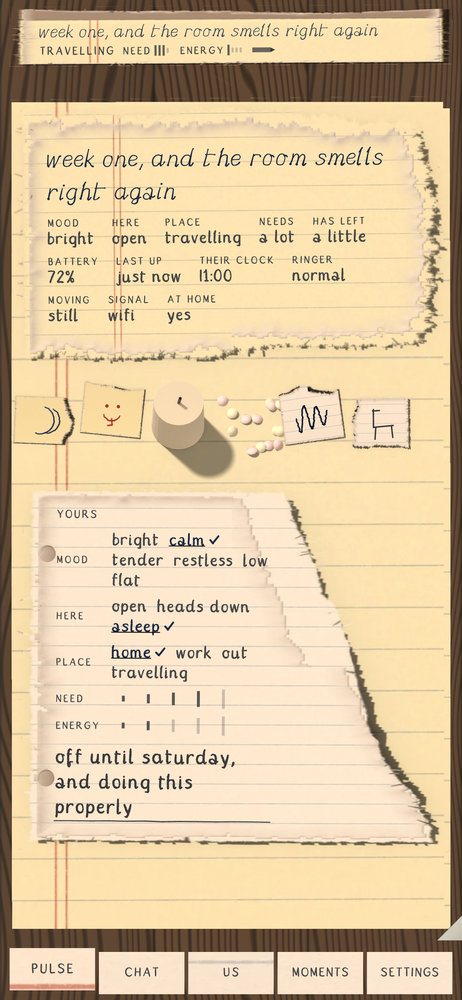
#> input picture evidence/01_pulse.png, 462 x 1000 px, shrunk from 1440 x 3120 before the run; its folder holds only this picture in this run
$ python deckle.py ../../evidence/01_pulse.png
#> lines starting #> are read from the running program, lines starting #| are printed output that depends on the picture; after the words box and inside, x2 and y2 are one past the last pixel; in counts of white or black regions, pixels touching at a corner belong together
#!/usr/bin/env python3
"""How rough a torn edge actually is on the glass, against the render it came from.

    python3 tools/check/deckle.py --out evidence/logs/deckle.json
    python3 tools/check/deckle.py evidence/02_chat.png

A material critic traced every paper/wood boundary run of 300 columns or more in the stills, high-
passed it over 31 columns and found rms 0.20 to 2.71 px, median 0.71, with 13 of 22 edges under one
pixel — "the torn edges are very nearly straight". That is a measurement of the fibres, not of the
overall wander: a tear's identity is in the fine scale, and a high-pass over 31 columns is where it
lives.

The mechanism it is measuring is the nine-patch. A piece's tear is drawn as four corners at their
rendered size with the middle band *stretched* across whatever is left, so on a piece much wider
than the band the fibres in the middle are smeared out to a quarter of their frequency and a
high-pass stops seeing them. The corners keep theirs. So this reports the roughness of each edge
*and* of its own middle third against its own outer thirds, which is the signature of a stretched
centre slice rather than of a smooth tear.

The control is the masks themselves: the same measurement on the alpha boundary of every packed
tear render, at the scale the render was made. That is the roughness the material actually has, and
anything on the glass is being compared against it rather than against a number somebody chose.
"""
import argparse
import glob
import json
import os
import sys

import numpy as np
from PIL import Image

ROOT = os.path.dirname(os.path.dirname(os.path.dirname(os.path.abspath(__file__))))
EVIDENCE = os.path.join(ROOT, "evidence")
TEARS = os.path.join(ROOT, "app", "assets", "tears")


def _highpass(y, window=31):
    """The edge with everything slower than [window] columns taken out of it."""
    if len(y) < window * 2:
        return np.zeros(0)
    k = np.ones(window) / window
    smooth = np.convolve(y, k, mode="same")
    edge = window // 2
    return (y - smooth)[edge:-edge]


# [21 lines left out: function _runs, not called in this run]


def _thirds(y, window=31):
    """rms of the middle third against the outer thirds — a stretched centre slice shows here."""
    n = len(y)
    if n < window * 4:
        return None
    a, b = n // 3, 2 * n // 3
    mid = _highpass(y[a:b], window)
    out = np.concatenate([_highpass(y[:a], window), _highpass(y[b:], window)])
    if not len(mid) or not len(out):
        return None
    return {"middle_third": round(float(np.sqrt((mid ** 2).mean())), 3),
            "outer_thirds": round(float(np.sqrt((out ** 2).mean())), 3)}


def _sheets(paper, min_len):
    """Every connected patch of paper wide enough to have an edge worth measuring, top and bottom.

    Taking the first pale row of each column over the whole frame finds one edge — the topmost
    sheet — and every other piece on the desk goes unmeasured. Each sheet is its own component.
    """
    try:
        from scipy import ndimage
    except Exception:
        return []
    lab, n = ndimage.label(paper)
    out = []
    for i in range(1, n + 1):
        ys, xs = np.where(lab == i)
        if len(xs) < min_len * 4:
            continue
        x0, x1 = xs.min(), xs.max()
        if x1 - x0 + 1 < min_len:
            continue
        sub = lab[:, x0:x1 + 1] == i
        top = np.full(x1 - x0 + 1, -1.0)
        bottom = np.full(x1 - x0 + 1, -1.0)
        for k in range(sub.shape[1]):
            col = np.flatnonzero(sub[:, k])
            if len(col):
                top[k], bottom[k] = col[0], col[-1]
        for edge in (top, bottom):
            good = edge >= 0
            if good.sum() >= min_len:
                out.append(edge[good])
    return out


def edges_in(path, window=31, min_len=300):
#> called with path = '../../evidence/01_pulse.png', window = 31, min_len = 300
    a = np.asarray(Image.open(path).convert("RGB")).astype(np.float32)
    lum = 0.2126 * a[..., 0] + 0.7152 * a[..., 1] + 0.0722 * a[..., 2]
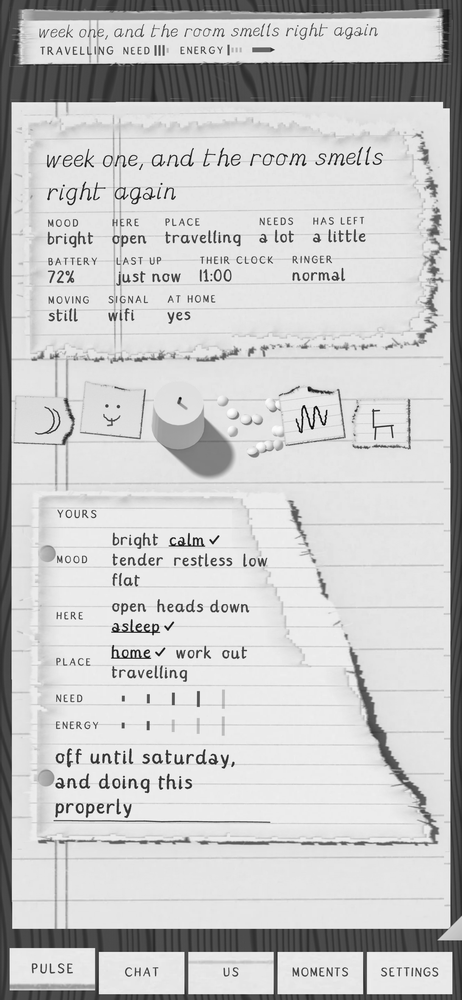
#> lum: shape (1000, 462) float32; min 0.213, max 253.9, mean 200.1
    paper = lum > 150.0          # paper is pale, the desk is not
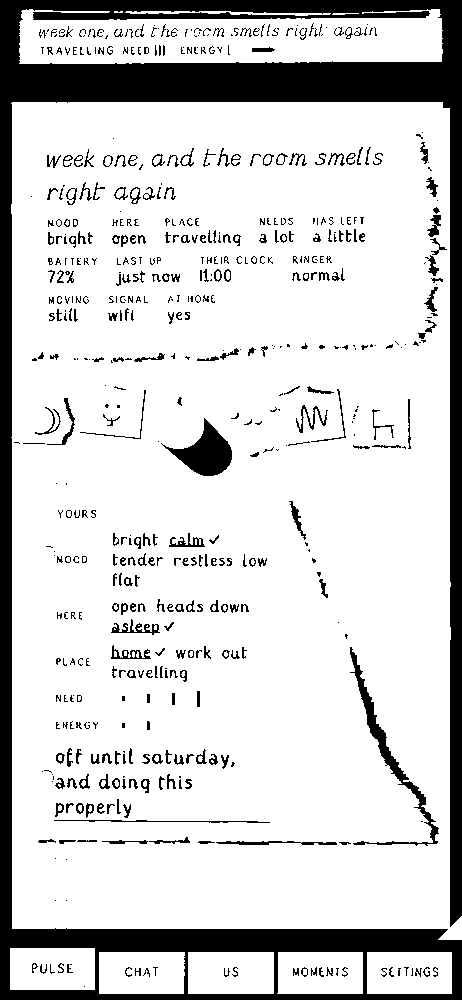
#> paper: shape (1000, 462) bool; 82.4% white; 578 black regions (277 under 20 px), largest, box (x1, y1, x2, y2) and area: (0, 0, 462, 1000) 62000, (161, 418, 232, 476) 1821, (350, 647, 439, 846) 1749
    rows = []
    for y in _sheets(paper, min_len) or _runs(paper, min_len):
#> in _sheets, `lab, n = ndimage.label(paper)`:
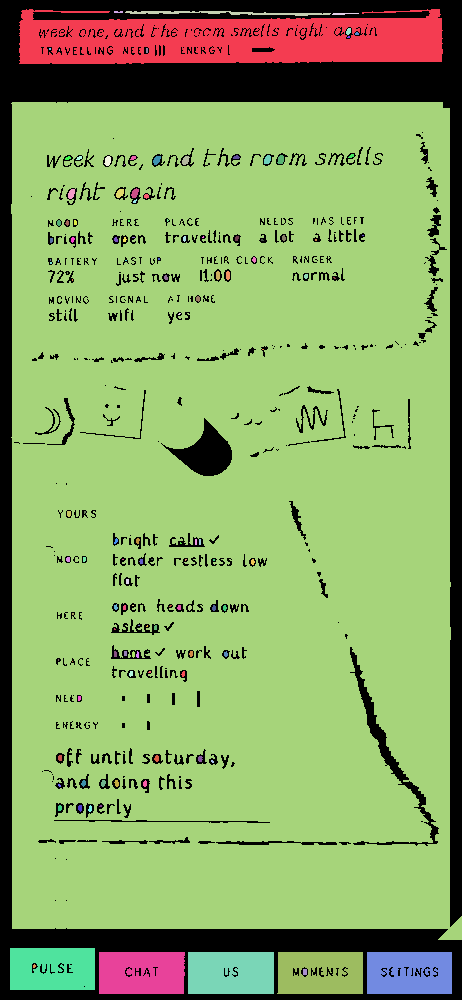
#> lab: shape (1000, 462) int32; 130 distinct labels, from 0 to 129; one colour per label, 0 black
#> in _sheets, `lab, n = ndimage.label(paper)`: n = 129
        hp = _highpass(y, window)
        if not len(hp):
            continue
        rows.append({
            "columns": int(len(y)),
            "rms_px": round(float(np.sqrt((hp ** 2).mean())), 3),
            "wander_px": round(float(y.max() - y.min()), 1),
            "thirds": _thirds(y, window),
        })
#> this loop made 4 passes
#> after the loop, rows = 4 items
    rows.sort(key=lambda r: r["rms_px"])
    return rows


def the_material(window=31, min_len=300, limit=24):
    """The same measurement on the renders, which is the roughness the material has."""
    rows = []
    for f in sorted(glob.glob(os.path.join(TEARS, "tear_*.webp")))[:limit * 4]:
        b = os.path.basename(f)
        if "_edge" in b or "_shadow" in b or "_dusk" in b:
            continue
        im = Image.open(f).convert("RGBA")
        alpha = np.asarray(im)[..., 3].astype(np.float32)
        for y in _runs(alpha > 128, min_len):
            hp = _highpass(y, window)
            if len(hp):
                rows.append(float(np.sqrt((hp ** 2).mean())))
        if len(rows) >= limit:
            break
    if not rows:
        return None
    rows.sort()
    return {
        "edges_measured": len(rows),
        "median_rms_px": round(float(np.median(rows)), 3),
        "smoothest": round(rows[0], 3),
        "roughest": round(rows[-1], 3),
        "note": "the alpha boundary of the packed tear renders, at the scale they were rendered. "
                "This is what a torn edge in this material measures; anything on the glass is "
                "compared against it.",
    }


def main():
    ap = argparse.ArgumentParser()
    ap.add_argument("files", nargs="*")
    ap.add_argument("--window", type=int, default=31)
    ap.add_argument("--min-len", type=int, default=300)
    ap.add_argument("--floor", type=float, default=0.0,
                    help="0 means take it from the material: half its median")
    ap.add_argument("--out", default="")
    a = ap.parse_args()

    material = the_material(a.window, a.min_len)
    floor = a.floor if a.floor > 0 else (round(material["median_rms_px"] / 2, 3) if material else 1.0)

    files = a.files or sorted(glob.glob(os.path.join(EVIDENCE, "*.png")))
    report = {
        "window_columns": a.window,
        "shortest_edge_measured": a.min_len,
        "floor_rms_px": floor,
        "floor_is": "half the median of the material's own edges" if a.floor <= 0 else "given",
        "the_material": material,
        "why_a_high_pass": "a tear's identity is in the fine scale. The overall wander of an edge "
                           "can be large while the fibres are gone — which is what a nine-patch "
                           "with a stretched centre band does to it, and why each edge below "
                           "reports its middle third against its outer thirds.",
        "stills": {},
    }
    smooth = 0
    for f in files:
        if not os.path.exists(f):
            continue
        rows = edges_in(f, a.window, a.min_len)
#> rows = 4 items
        under = [r for r in rows if r["rms_px"] < floor]
#> under = 2 items
        report["stills"][os.path.basename(f)] = {
            "edges": len(rows),
            "median_rms_px": round(float(np.median([r["rms_px"] for r in rows])), 3) if rows else None,
            "smoothest": rows[0] if rows else None,
            "under_the_floor": len(under),
            "the_smoothest_few": rows[:4],
        }
        if under:
            smooth += 1
    report["ok"] = smooth == 0
    report["files_with_an_edge_smoother_than_the_material"] = smooth
    text = json.dumps(report, indent=1) + "\n"
    if a.out:
        os.makedirs(os.path.dirname(a.out), exist_ok=True)
        with open(a.out, "w", encoding="utf-8") as fh:
            fh.write(text)
    print(json.dumps({k: report[k] for k in ("floor_rms_px", "ok",
                                             "files_with_an_edge_smoother_than_the_material")}))
#| {"floor_rms_px": 1.0, "ok": false, "files_with_an_edge_smoother_than_the_material": 1}
    return 0 if report["ok"] else 1


if __name__ == "__main__":
#> (the run stopped early here; a loop or call above may not have finished)

$ run again, on evidence/02_chat.png
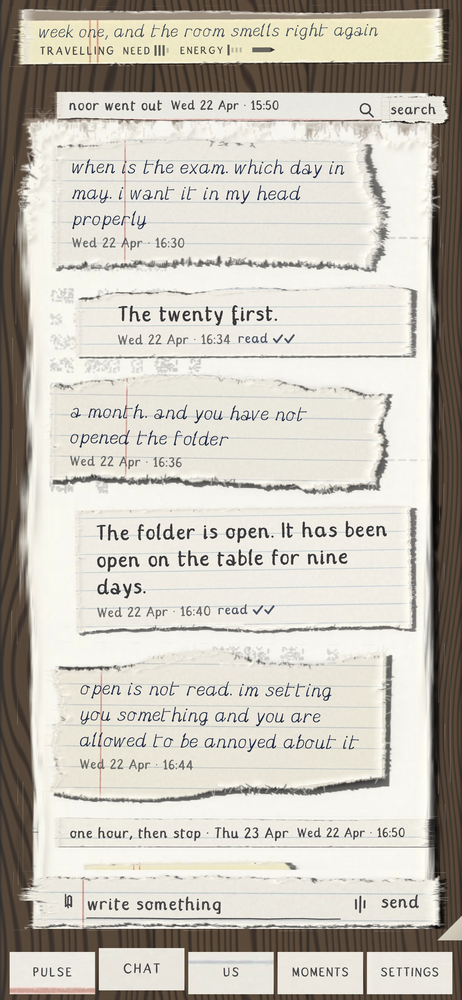
#> input picture evidence/02_chat.png, 462 x 1000 px, shrunk from 1440 x 3120 before the run, found by its file name
#> in edges_in, `paper = lum > 150.0`:
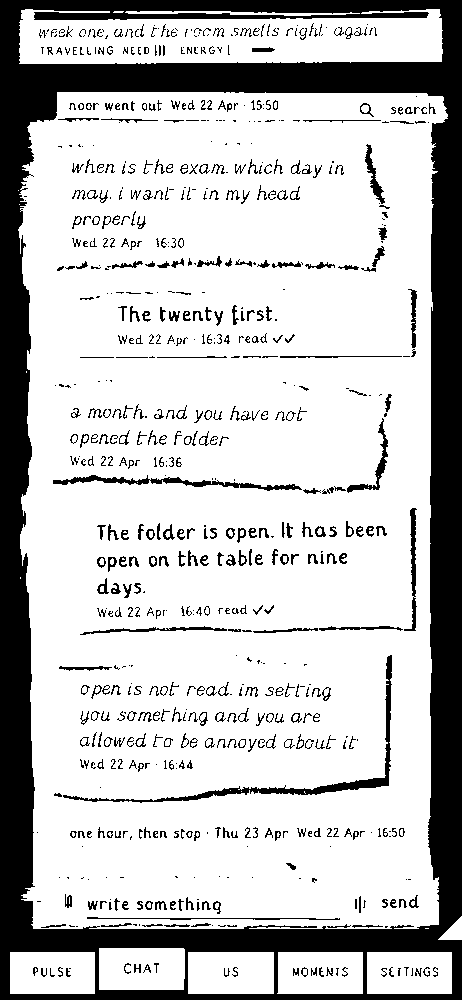
#> paper: shape (1000, 462) bool; 76.1% white; 724 black regions (308 under 20 px), largest, box (x1, y1, x2, y2) and area: (0, 0, 462, 1000) 87756, (63, 655, 392, 803) 2146, (53, 475, 302, 491) 1070
#> in _sheets, `lab, n = ndimage.label(paper)`:
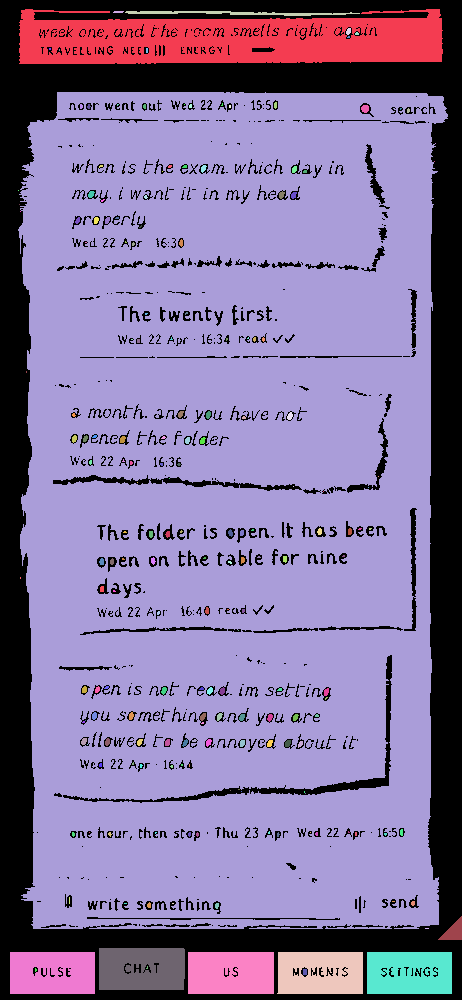
#> lab: shape (1000, 462) int32; 193 distinct labels, from 0 to 192; one colour per label, 0 black
#> in _sheets, `lab, n = ndimage.label(paper)`: n = 192
#> the loop in edges_in, `for y in _sheets(paper, min_len) or _runs(paper, min_len):` made 4 passes
#> (n in _thirds, a in _thirds, b in _thirds) on passes 1 to 4: (424, 141, 282), (424, 141, 282), (430, 143, 286), (430, 143, 286)
#> after the loop in edges_in, `for y in _sheets(paper, min_len) or _runs(paper, min_len):`: rows = 4 items
#> under = 2 items
#| {"floor_rms_px": 1.0, "ok": false, "files_with_an_edge_smoother_than_the_material": 1}

$ run again, on evidence/12_search.png
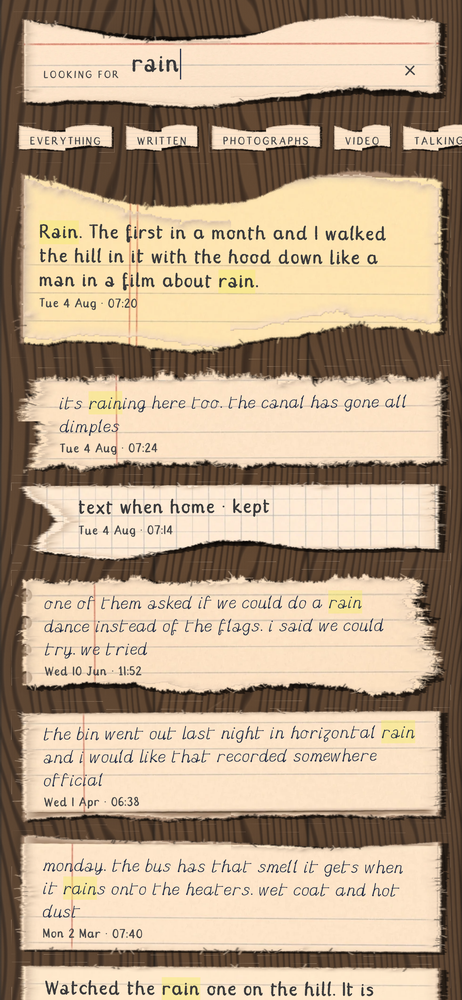
#> input picture evidence/12_search.png, 462 x 1000 px, shrunk from 1440 x 3120 before the run
#> in edges_in, `paper = lum > 150.0`:
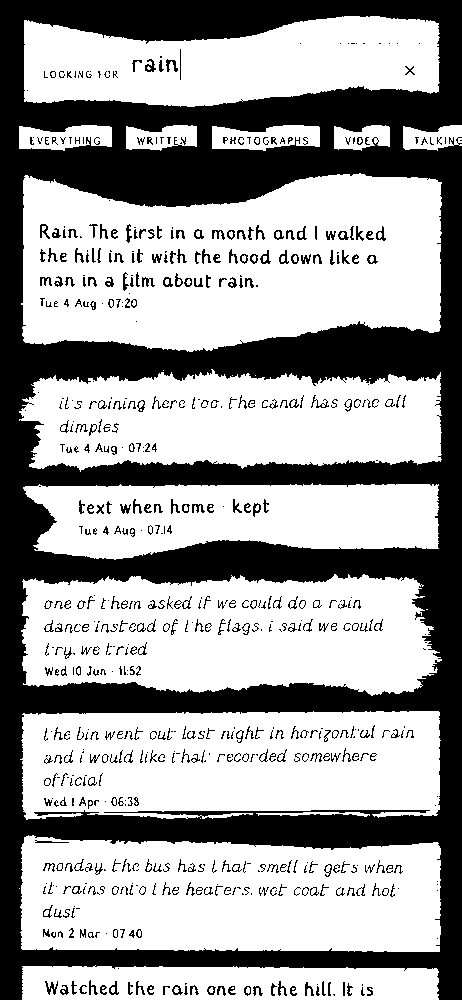
#> paper: shape (1000, 462) bool; 62.4% white; 672 black regions (308 under 20 px), largest, box (x1, y1, x2, y2) and area: (0, 0, 462, 1000) 158759, (45, 981, 58, 995) 82, (145, 59, 156, 72) 76
#> in _sheets, `lab, n = ndimage.label(paper)`:
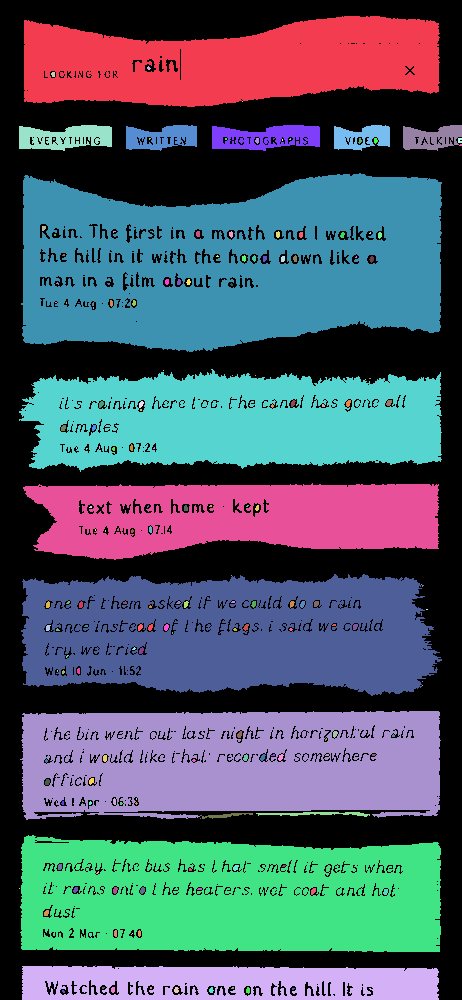
#> lab: shape (1000, 462) int32; 194 distinct labels, from 0 to 193; one colour per label, 0 black
#> in _sheets, `lab, n = ndimage.label(paper)`: n = 193
#> the loop in edges_in, `for y in _sheets(paper, min_len) or _runs(paper, min_len):` made 16 passes
#> (n in _thirds, a in _thirds, b in _thirds) on passes 1 to 8: (416, 138, 277), (416, 138, 277), (421, 140, 280), (421, 140, 280), (423, 141, 282), (423, 141, 282), (416, 138, 277), (416, 138, 277)
#> after the loop in edges_in, `for y in _sheets(paper, min_len) or _runs(paper, min_len):`: rows = 16 items
#> under = 11 items
#| {"floor_rms_px": 1.0, "ok": false, "files_with_an_edge_smoother_than_the_material": 1}
